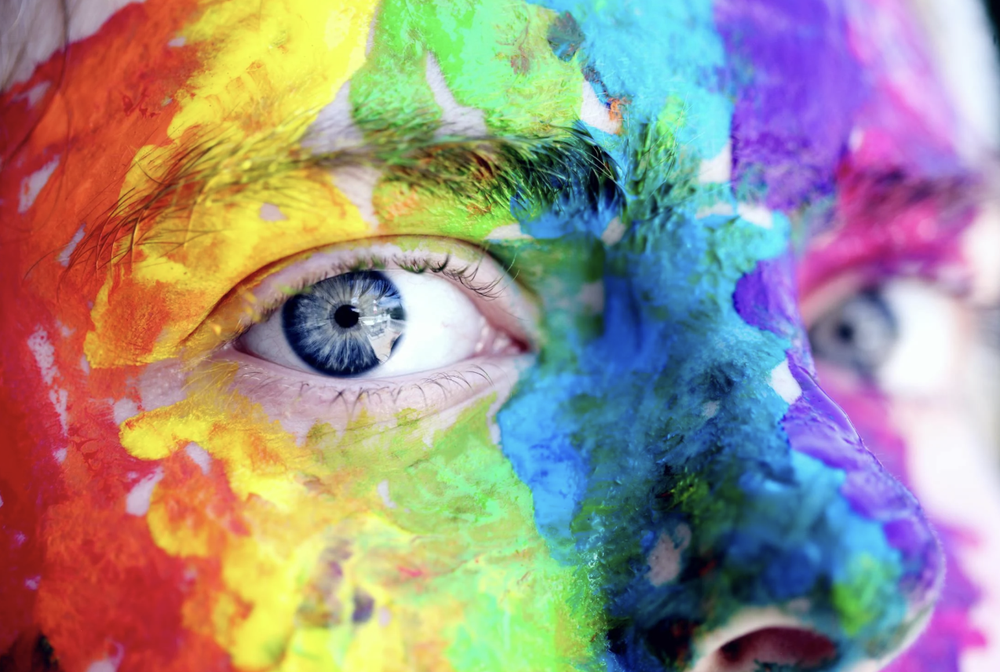
#> input picture pic/eyes.png, 1000 x 672 px, shrunk from 1274 x 856 before the run, found by its file name
$ python Contour.py
#> lines starting #> are read from the running program, lines starting #| are printed output that depends on the picture; after the words box and inside, x2 and y2 are one past the last pixel; in counts of white or black regions, pixels touching at a corner belong together
import cv2 as cv
import numpy as np
import matplotlib.pyplot as plt

# ---------- 處理圖像 ----------
img = cv.imread('pic/eyes.png', -1)
#> img is the input picture: shape (672, 1000, 4); mean B, G, R, A 136.2, 143.9, 155.5, 255
gray = cv.cvtColor(img, cv.COLOR_BGR2GRAY)
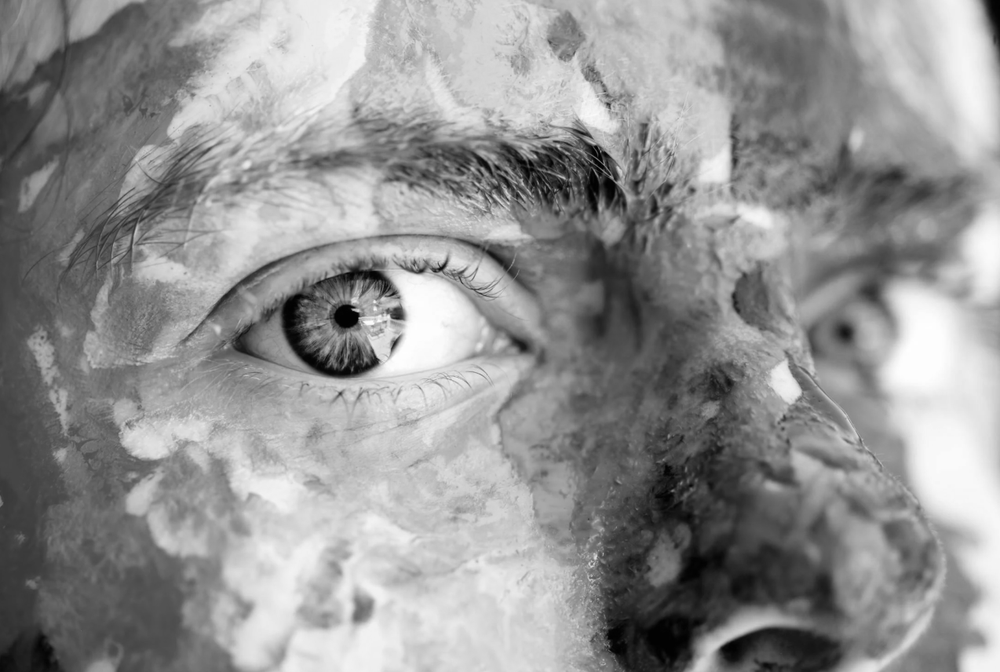
#> gray: shape (672, 1000); min 0, max 254, mean 146.5
blur = cv.GaussianBlur(img, (19, 19), cv.BORDER_DEFAULT)
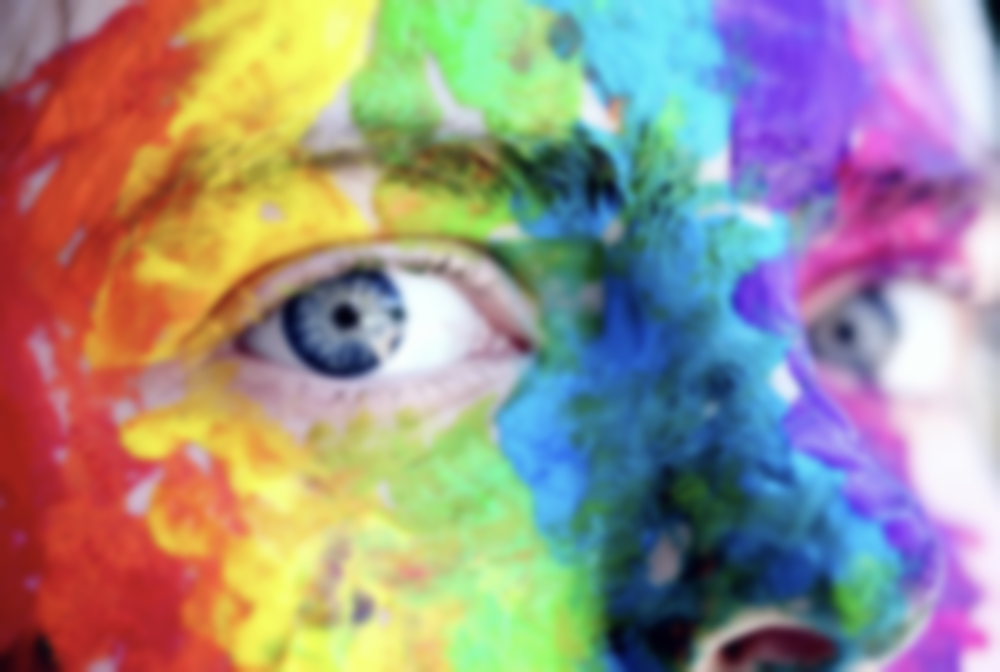
#> blur: shape (672, 1000, 4); mean B, G, R, A 136.2, 143.9, 155.5, 255
canny = cv.Canny(img, 125, 175)
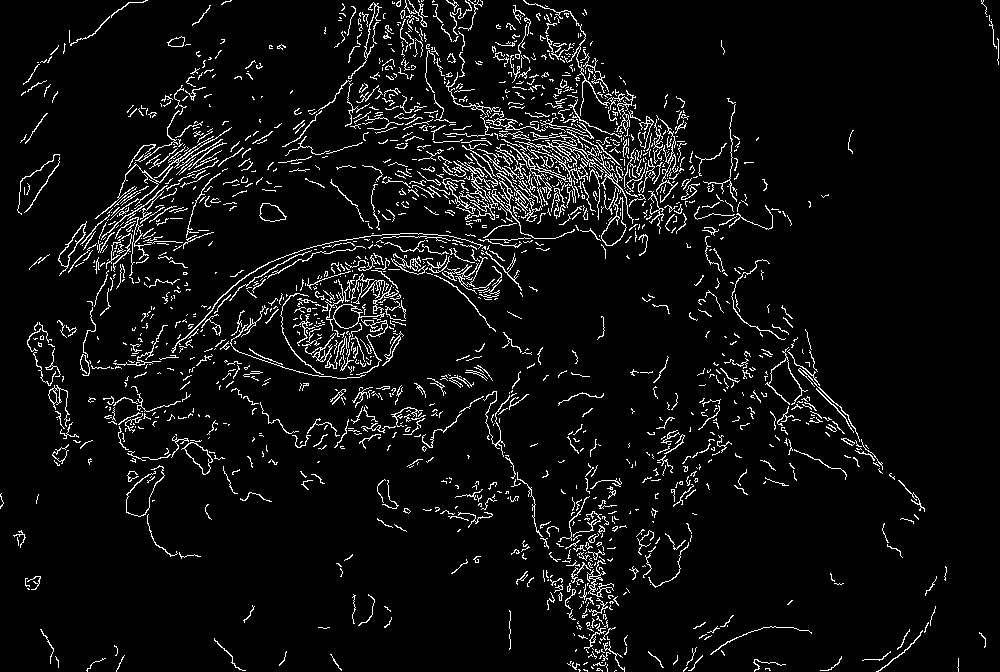
#> canny: shape (672, 1000); 5.8% white in thin lines or dots
blank = np.zeros_like(img)
contours, _ = cv.findContours(canny, cv.RETR_LIST, cv.CHAIN_APPROX_SIMPLE)
#> contours = 1947 contours, 1829 with area under 20; largest, box (x1, y1, x2, y2) and area: (515, 135, 634, 224) 502, (322, 279, 385, 331) 496, (181, 442, 213, 475) 452, (333, 304, 360, 329) 442, (184, 442, 213, 475) 416
cv.drawContours(blank, contours, -1, (255, 0, 0), 1)
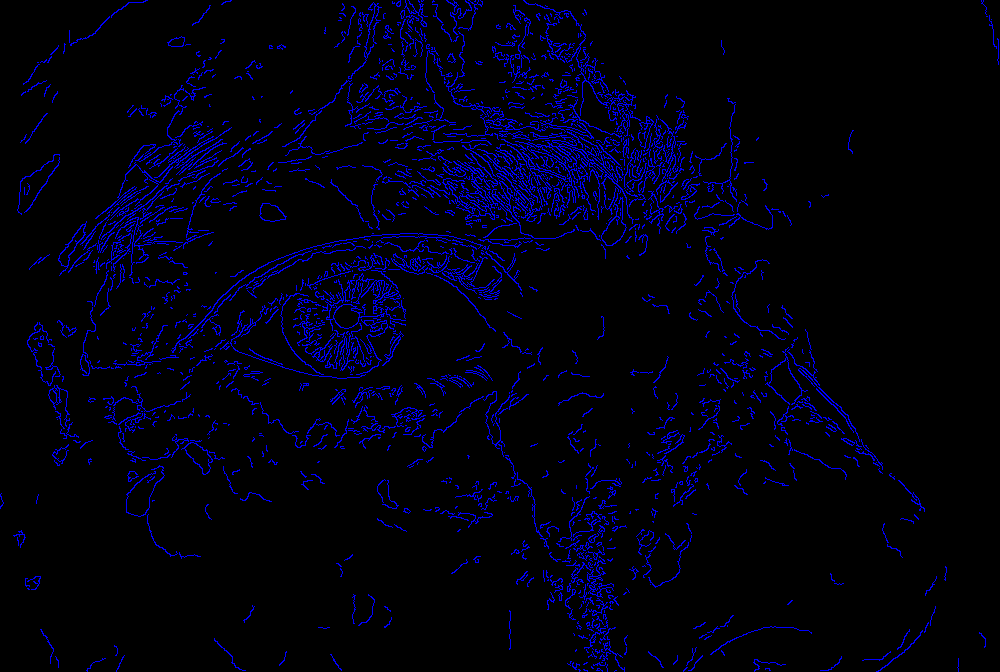
#> blank: shape (672, 1000, 4); mean of channels 0, 1, 2, 3 14.7, 0, 0, 0; drawn as B, G, R

#GaussianBlur 是一種低通濾波器，它平滑影像、消除雜訊。
#ksize=(19, 19) 表示非常大的模糊範圍，會讓影像邊緣變得非常柔和。
#結果：
#Canny 邊緣檢測找不到明顯的變化（白線變少）
#輪廓（Contours）也因此少了很多或變得不清楚

# ---------- 圖片與標題配對 ----------
images = [img, gray, blur, canny, blank]
titles = ["Original", "Gray", "Blur", "Canny", "Contours"]

# ---------- 顯示 2x3 拼圖 ----------
plt.figure(figsize=(10, 6)) #建立一個新的圖形視窗（Figure）
                            #指整個畫布寬度為 10 英吋、高度為 6 英吋
                            #會影響圖像與圖像間的空白比例（越大，空白越多）
for i in range(len(images)):
    plt.subplot(2, 3, i+1) #將整個畫布分成 2 行 3 欄（共 6 個區域）
                           #i+1 表示現在要繪製的是第幾個子圖（subplot）
                           #例如：第一張圖會放在第 1 格、第二張圖放在第 2 格⋯⋯
    # 判斷是否為灰階圖，用 cmap=gray 顯示
    if len(images[i].shape) == 2: #判斷當前圖片是否為「灰階圖」
                                  #灰階圖只有高和寬（沒有色彩通道），所以 shape 長度會是 2
        plt.imshow(images[i], cmap='gray')
    else:
        plt.imshow(cv.cvtColor(images[i], cv.COLOR_BGR2RGB))

    plt.title(titles[i])
    plt.axis('on') # off為關閉每張圖的座標軸（x, y 軸不顯示）
#> this loop made 5 passes

# 關鍵調整間距
plt.subplots_adjust(wspace=0.05, hspace=0.1)  #數值越小 → 間距越小，圖像越緊密
plt.show()
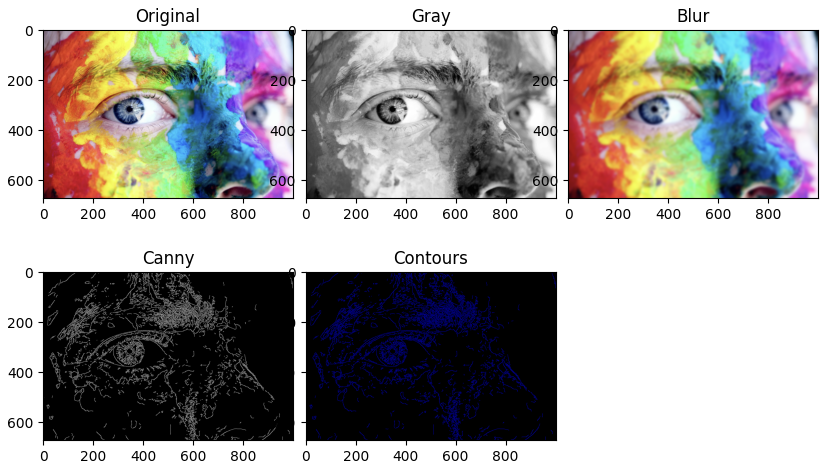
#> figure drawn by matplotlib, 5 panels
